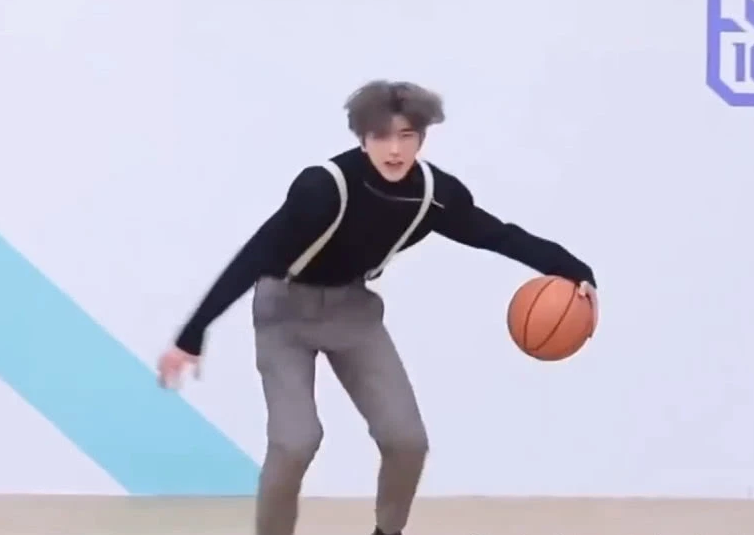
#> input picture 1.Machine Learning/Day04/课堂/坤坤.png, 754 x 535 px
$ python 'ROI切割.py'
#> lines starting #> are read from the running program, lines starting #| are printed output that depends on the picture
import cv2
import numpy as np

if __name__ == '__main__':
    image_np = cv2.imread('坤坤.png')
#> image_np is the input picture: shape (535, 754, 3); mean B, G, R 214.1, 197.1, 195.6
    print(image_np.shape)
#| (535, 754, 3)

    print(image_np.shape)
#| (535, 754, 3)

    y_start = 270
    y_end = 360
    x_start = 500
    x_end = 600
    roi_img = image_np[y_start:y_end, x_start:x_end]
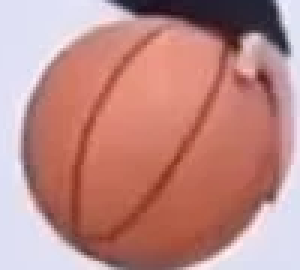
#> roi_img: shape (90, 100, 3) (shown 3 times larger); mean B, G, R 132.7, 137, 189.4
    cv2.imshow('roi_img', roi_img)
    cv2.waitKey(0)
